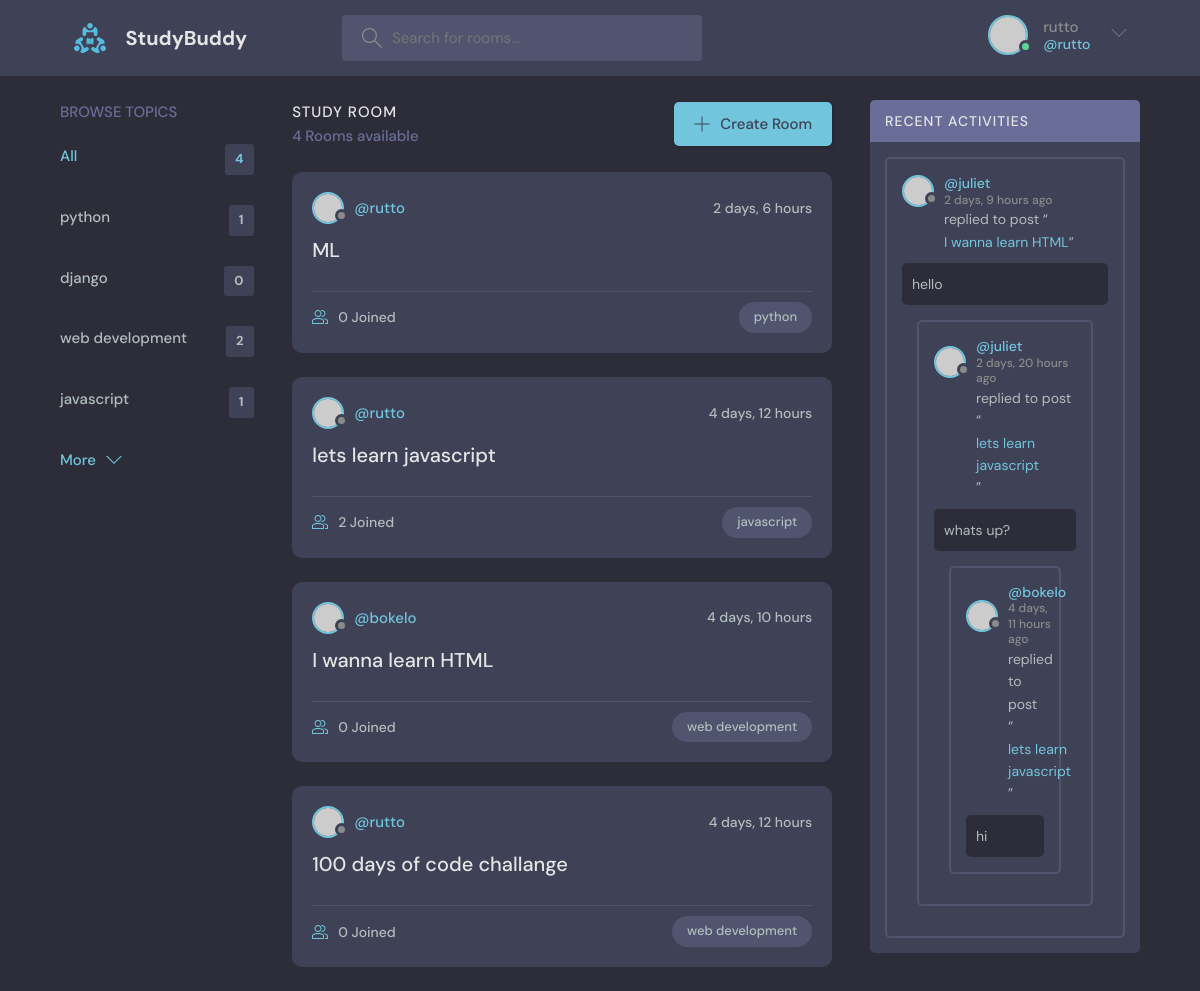
The app's page / (signed in) with its own data.
### base/models.py (models this page shows, shortened)
class Topic(models.Model):
    name = models.CharField(max_length=200)

class Room(models.Model):
    name = models.CharField(max_length=200)
    description = models.TextField(null=True, blank=True)
    updated = models.DateTimeField(auto_now=True)
    created = models.DateTimeField(auto_now_add=True)
    host = models.ForeignKey(User, on_delete=models.SET_NULL, null=True)
    participants = models.ManyToManyField(User , related_name='participants', blank=True)
    topic = models.ForeignKey('Topic', on_delete=models.SET_NULL, null=True)
    class Meta:
        ordering = ['-updated', '-created']
    def __str__(self):
        return self.name

class Message(models.Model):
    room = models.ForeignKey(Room, on_delete=models.CASCADE)
    body = models.TextField()
    updated = models.DateTimeField(auto_now=True)
    created = models.DateTimeField(auto_now_add=True)
    user = models.ForeignKey(User, on_delete=models.CASCADE)
    class Meta:
        ordering = ['-updated', '-created']

### base/views.py (the view)
# urls.py: path('', views.home, name='home'),
def home(request):
    q = request.GET.get('q') if request.GET.get('q') != None else ''
    rooms = Room.objects.filter(
            Q(topic__name__icontains=q) |
            Q(name__icontains=q) |
            Q(description__icontains=q)
            )
    topics = Topic.objects.all()
    room_count = rooms.count()
    room_messages = Message.objects.filter(
            Q(room__topic__name__icontains=q))
    context = {'rooms': rooms , 'topics': topics , 'room_count':room_count , 'room_messages': room_messages}
    return render(request, 'base/home.html' , context)

### base/templates/base/home.html (shortened to what this page needs)
{% extends 'main.html'   %}
{% block content   %}
    <main class="layout layout--3">
      <div class="container">
         {% include 'base/topic_component.html'  %}
        <div class="roomList">
          <div class="roomList__header">
            <div>
              <h2>Study Room</h2>
              <p>{{room_count}} Rooms available</p>
            </div>
            <a class="btn btn--main" href="create-room.html">
              <svg version="1.1" xmlns="http://www.w3.org/2000/svg" width="32" height="32" viewBox="0 0 32 32">
                <title>add</title>
                <path
                  d="M16.943 0.943h-1.885v14.115h-14.115v1.885h14.115v14.115h1.885v-14.115h14.115v-1.885h-14.115v-14.115z"
                ></path>
              </svg>
              Create Room
            </a>
          </div>
        {% include 'base/feed_component.html' %}
        </div>
         {% include 'base/activity_component.html' %}
      </div>
    </main>
{% endblock content  %}

### templates/navbar.html (shortened to what this page needs)
{% load static  %}
<header class="header header--loggedIn">
    <div class="container">
      <a href="{% url 'home' %}" class="header__logo">
        <img src="{% static 'images/logo.svg'  %}" />
        <h1>StudyBuddy</h1>
      </a>
      <form class="header__search" method="GET" action="{% url 'home'  %}">
        <label>
          <input  name="q"  placeholder="Search for rooms..." />
        </label>
      </form>
      <nav class="header__menu">
        {% if request.user.is_authenticated %}
        <div class="header__user">
          <a href="profile.html">
            <div class="avatar avatar--medium active">
              <img src="https://randomuser.me/api/portraits/men/37.jpg" />
            </div>
            <p>{{request.user.username}}<span>@{{request.user.username}}</span></p>
          </a>
          <button class="dropdown-button">
            <svg version="1.1" xmlns="http://www.w3.org/2000/svg" width="32" height="32" viewBox="0 0 32 32">
              <title>chevron-down</title>
              <path d="M16 21l-13-13h-3l16 16 16-16h-3l-13 13z"></path>
            </svg>
          </button>
        </div>
        {% else  %}
        <a href="{% url 'login'  %}">
          <img src="{%  static 'images/avatar.svg' %}" />
          <p>Login</p>
        </a>
        {% endif %}
      </nav>
    </div>
  </header>

### base/templates/base/topic_component.html
<div class="topics">
    <div class="topics__header">
      <h2>Browse Topics</h2>
    </div>
    <ul class="topics__list">
      <li>
        <a href="{% url 'home'  %}" class="active">All <span>{{topics.count}}</span></a>
      </li>
      {% for topic in topics  %}
      <li>
        <a href="{% url 'home' %}?q={{topic.name}}">{{topic.name}} <span>{{topic.room_set.all.count}}</span></a>
      </li>
      {% endfor %}
    </ul>
    <a class="btn btn--link" href="topics.html">
      More
      <svg version="1.1" xmlns="http://www.w3.org/2000/svg" width="32" height="32" viewBox="0 0 32 32">
        <title>chevron-down</title>
        <path d="M16 21l-13-13h-3l16 16 16-16h-3l-13 13z"></path>
      </svg>
    </a>
  </div>

### base/templates/base/feed_component.html (shortened to what this page needs)
{% for room in rooms %}
<div class="roomListRoom">
    <div class="roomListRoom__header">
      <a href="{% url 'user-profile' room.host.id  %}" class="roomListRoom__author">
        <div class="avatar avatar--small">
          <img src="https://randomuser.me/api/portraits/women/11.jpg" />
        </div>
        <span>@{{room.host.username}}</span>
      </a>
      <div class="roomListRoom__actions">
        <span>{{room.created|timesince}}</span>
      </div>
    </div>
    <div class="roomListRoom__content">
      <a href="{% url 'room' room.id  %}">{{room.name}}</a>
    </div>
    <div class="roomListRoom__meta">
      <a href="{% url 'room' room.id  %}" class="roomListRoom__joined">
        {{room.participants.all.count}} Joined
      </a>
      <p class="roomListRoom__topic">{{room.topic.name}}</p>
    </div>
  </div>
{% endfor %}

### base/templates/base/activity_component.html (shortened to what this page needs)
<div class="activities">
    <div class="activities__header">
      <h2>Recent Activities</h2>
    </div>
    {% for message in room_messages  %}
    <div class="activities__box">
      <div class="activities__boxHeader roomListRoom__header">
        <a href="{% url 'user-profile' message.user.id  %}" class="roomListRoom__author">
          <div class="avatar avatar--small">
            <img src="https://randomuser.me/api/portraits/women/11.jpg" />
          </div>
          <p>
            @{{message.user}}
            <span>{{message.created|timesince}} ago</span>
          </p>
        </a>
      </div>
      <div class="activities__boxContent">
        <p>replied to post “<a href="{% url 'room' message.room.id %}">{{message.room}}</a>”</p>
        <div class="activities__boxRoomContent">
         {{message.body}}
      </div>
    </div>
    {% endfor %}
  </div>

### records on screen
Topic: name "python", room_set.all.count "1"
Topic: name "django", room_set.all.count "0"
Topic: name "web development", room_set.all.count "2"
Topic: name "javascript", room_set.all.count "1"
Room: host.username "rutto", created "2 days, 6 hours", name "ML", participants.all.count "0", topic.name "python"
Room: host.username "rutto", created "4 days, 12 hours", name "lets learn javascript", participants.all.count "2", topic.name "javascript"
Room: host.username "bokelo", created "4 days, 10 hours", name "I wanna learn HTML", participants.all.count "0", topic.name "web development"
Room: host.username "rutto", created "4 days, 12 hours", name "100 days of code challange", participants.all.count "0", topic.name "web development"
Message: user "juliet", created "2 days, 9 hours", room "I wanna learn HTML", body "hello"
Message: user "juliet", created "2 days, 20 hours", room "lets learn javascript", body "whats up?"
Message: user "bokelo", created "4 days, 11 hours", room "lets learn javascript", body "hi"

### other values on screen
{{ request.user.username }} "rutto"
{{ topics.count }} "4"
{{ room_count }} "4"
